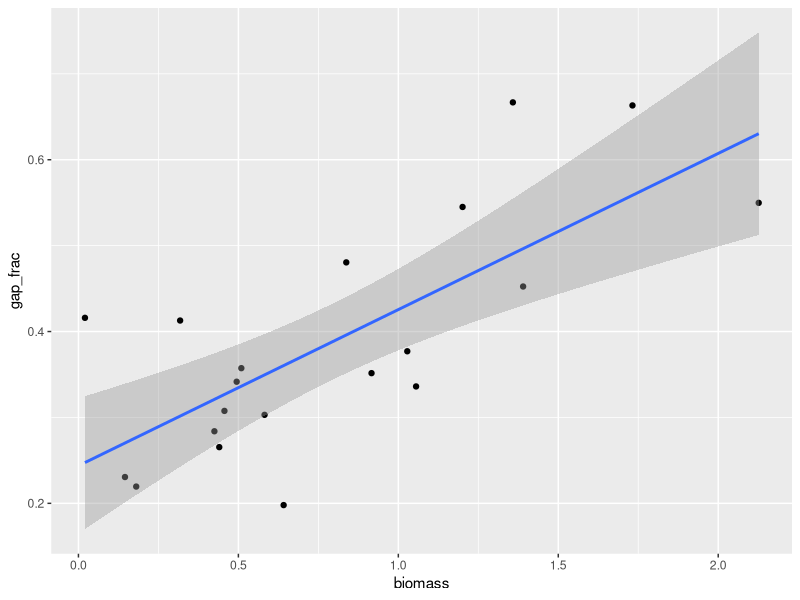
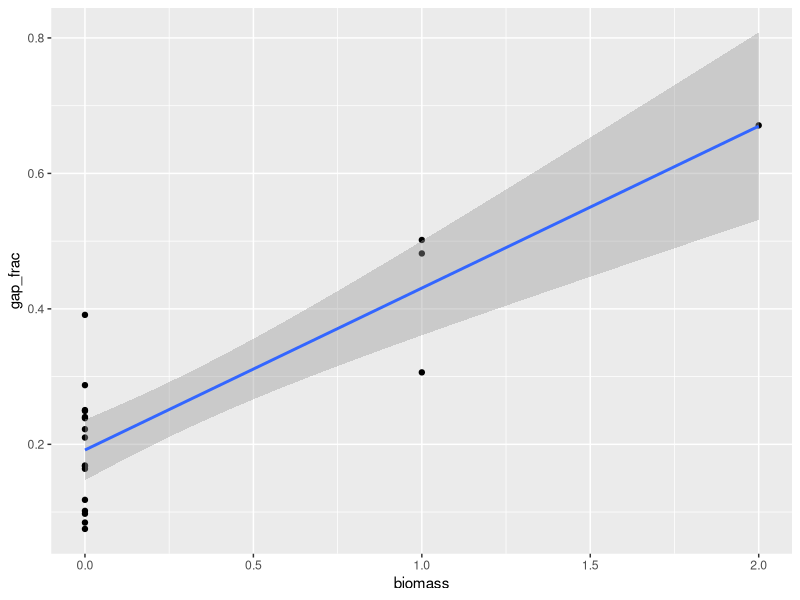
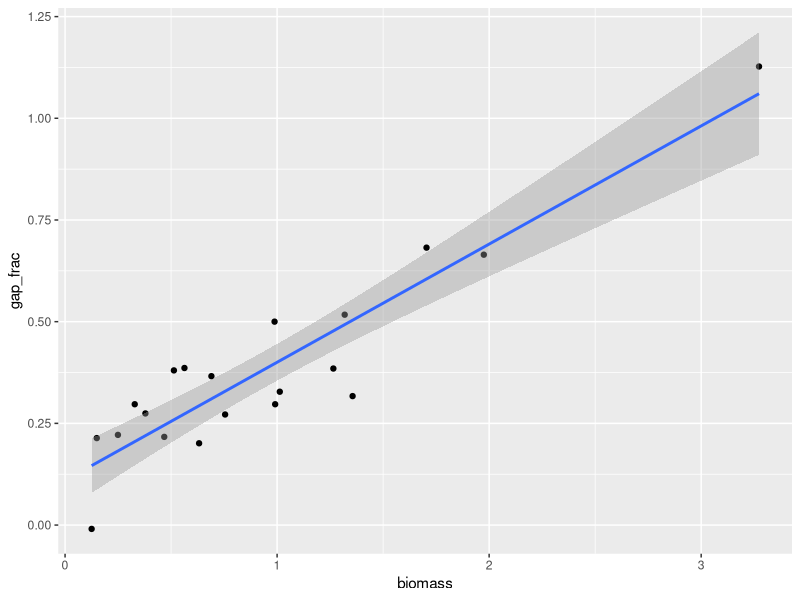

Write the R code that produced these figures, in order.
## ---- chunk 1
# Modeled Chl A response to Canopy Disturbances 
# 23 March 2022
# LSC

# Initialize ---------------------------------
library(ggplot2)

##################################################
# FUNCTION: make_df
# purpose: read in a .csv file
# input: x and y vectors of numeric. Must be same length
# output: data frame
#------------------------------------------------- 

get_data <- function(beta = 0.2, n=20, shape = 1.235, scale =0.55, mean=0.2, sd=0.1){
  
  beta0 <- beta
  biomass <- rgamma(n = n, shape = shape, scale = scale)
  interc <- rnorm(n = n , mean = 0.2, sd = 0.1)

  gap_frac <- biomass*beta0 + interc
  
  d_frame <- data.frame(biomass, gap_frac)
  return(d_frame)
}

new_df <- get_data()
print(new_df)
 
##################################################
# FUNCTION: calculate_model;
# purpose: Fits an ordinary least squares regression model
# input: x and y vectors of numeric. Must be same length
# output: entire model summary from lm 
#------------------------------------------------- 
calculate_model <- function(d_frame=new_df) {
  
  reg_model <-lm(gap_frac~biomass, data = d_frame)
  return(reg_model)
  }

new_model <- calculate_model()
print(new_model)


##################################################
# FUNCTION: summarize_output
# purpose: pull elements from model summary list
# input: list from summary call of lm
# output: vector of regression residuals 
#------------------------------------------------- 
summarize_output <- function(reg_model = new_model) {
  z <- summary(reg_model)
  return(z$residuals)
}

summarize_output()

##################################################
# FUNCTION: graph_results
# purpose: graph data and fitted OLS line
# input: x and y vectors of numeric. Must be same length
# output: creates graph 
#------------------------------------------------- 
graph_results <- function(d_frame = new_df) {
  
  reg_plot <- ggplot(data=d_frame) +
            aes(x=biomass,y=gap_frac) +
            geom_point() +
            stat_smooth(method=lm,se=0.95) # default se=0.95 
  print(reg_plot) 
}

graph_results()

## ---- chunk 2

### Changing biomass from gamma to poison 


##################################################
# FUNCTION: get_data_pois
# purpose: read in a .csv file
# input: x and y vectors of numeric. Must be same length
# output: data frame
#------------------------------------------------- 

get_data_pois <- function(beta = 0.2, n=20, lambda= 0.2, mean=0.2, sd=0.1){
  
  beta0 <- beta
  biomass <- rpois(n = n, lambda = lambda)
  interc <- rnorm(n = n , mean = 0.2, sd = 0.1)

  gap_frac <- biomass*beta0 + interc
  
  d_frame <- data.frame(biomass, gap_frac)
  return(d_frame)
}

new_df <- get_data_pois()
print(new_df)

 
##################################################
# FUNCTION: calculate_model_pois;
# purpose: Fits an ordinary least squares regression model
# input: x and y vectors of numeric. Must be same length
# output: entire model summary from lm 
#------------------------------------------------- 
calculate_model_pois <- function(d_frame=new_df) {
  
  reg_model <-lm(gap_frac~biomass, data = d_frame)
  return(reg_model)
  }

new_model <- calculate_model_pois()
print(new_model)


##################################################
# FUNCTION: summarize_output_pois
# purpose: pull elements from model summary list
# input: list from summary call of lm
# output: vector of regression residuals 
#------------------------------------------------- 
summarize_output_pois <- function(reg_model = new_model) {
  z <- summary(reg_model)
  return(z$residuals)
}

summarize_output_pois()

##################################################
# FUNCTION: graph_results_pois
# purpose: graph data and fitted OLS line
# input: x and y vectors of numeric. Must be same length
# output: creates graph 
#------------------------------------------------- 
graph_results_pois <- function(d_frame = new_df) {
  
  reg_plot <- ggplot(data=d_frame) +
            aes(x=biomass,y=gap_frac) +
            geom_point() +
            stat_smooth(method=lm,se=0.95) # default se=0.95 
  print(reg_plot) 
}

graph_results()


#################################################

# change the sample size from 20 to 30 

get_data(n=30, shape = 1.235, scale =0.55)
new_df_large <- get_data()

calculate_model(d_frame = new_df_large)
new_model_large <- calculate_model()

summarize_output(reg_model = new_model_large)

graph_results(d_frame = new_df_large)

